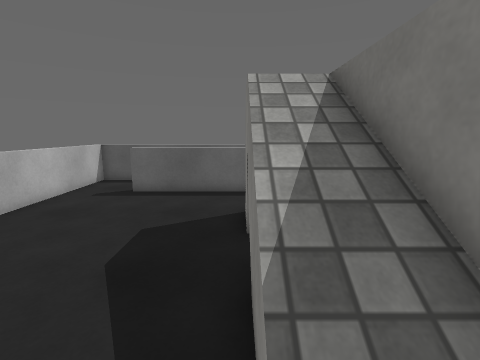
[1] (above)

17 first-person views from a walk through a 3-D level made in the Unity game engine. The camera is 1.3 m above the floor, tilts 10° down and sees 85° across. The floor is counted in squares, 0.5 m on a side. Each view is taken from the middle of a square. On the plan, view 1 faces up. The plan holds only what a view shows up to about 18 squares ahead; the rest is blank. The player is left out. Surface patterns are stand-ins for the level's own textures.

[2]
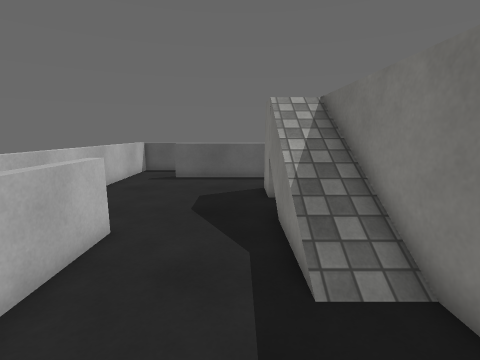

[3]
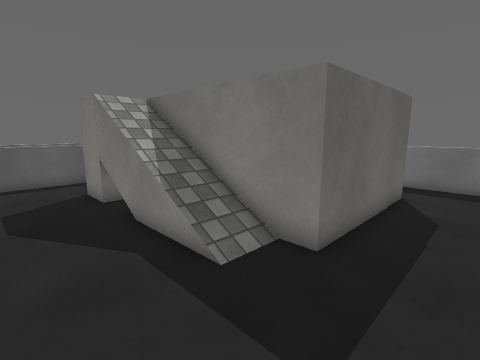

[4]
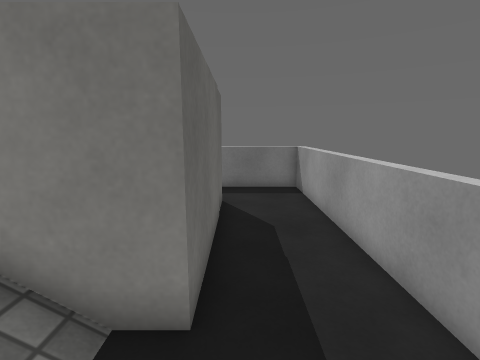

[5]
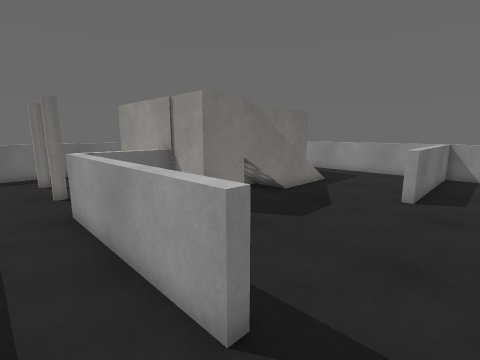

[6]
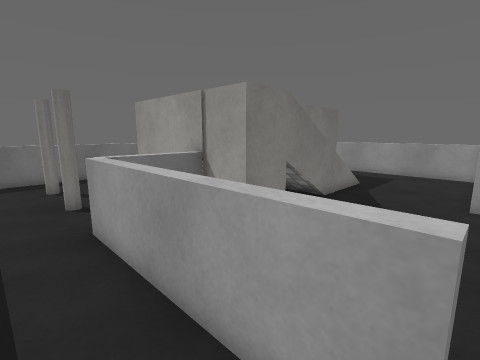

[7]
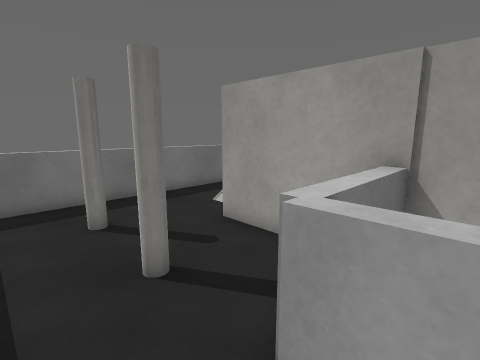

[8]
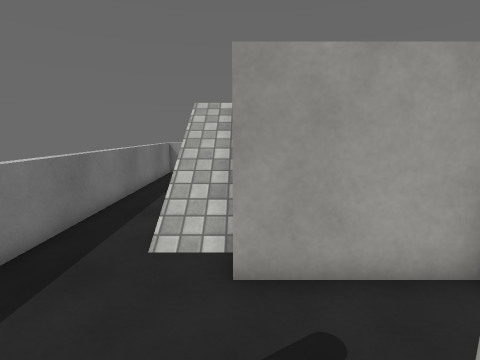

[9]
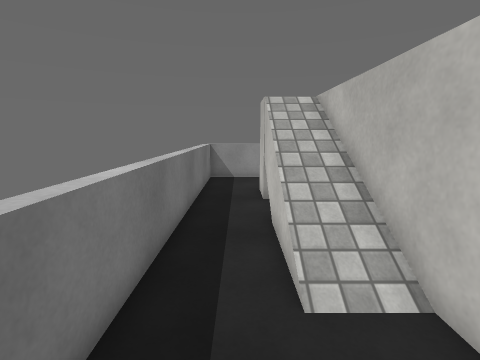

[10]
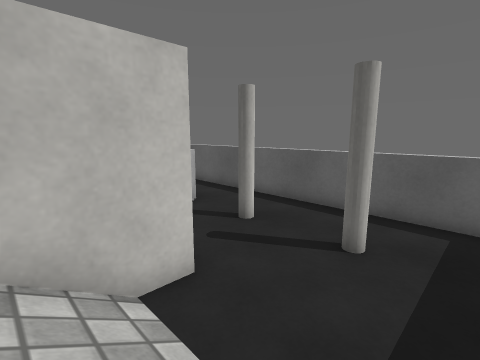

[11]
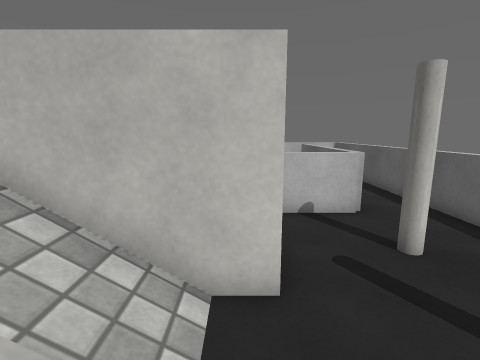

[12]
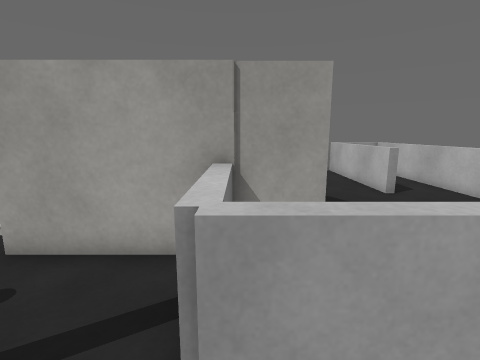

[13]
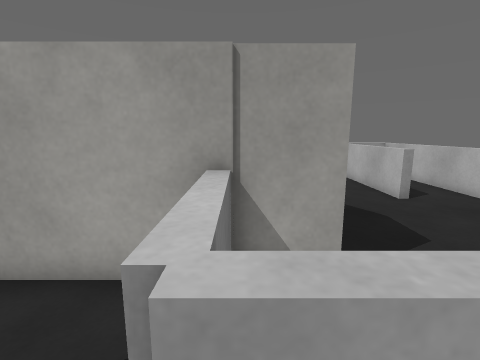

[14]
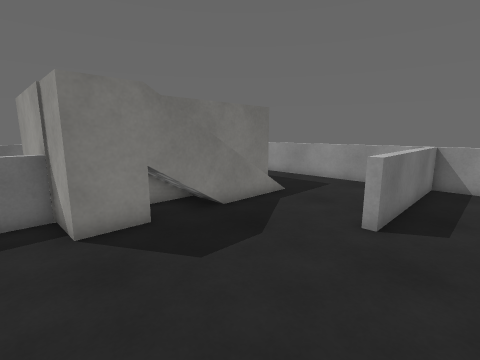

[15]
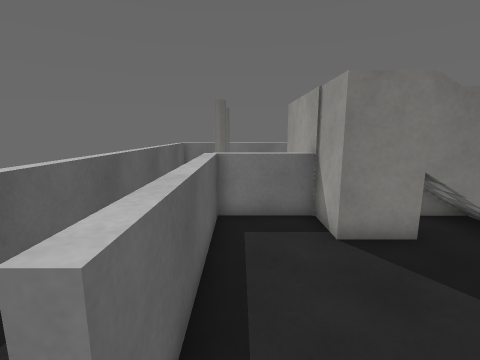

[16]
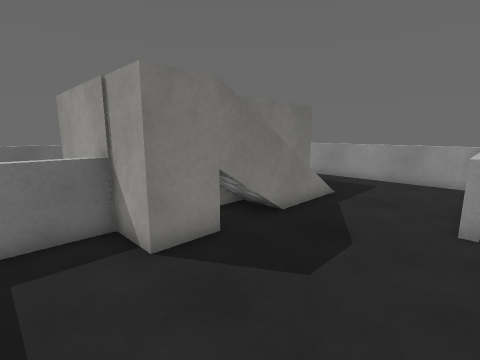

[17]
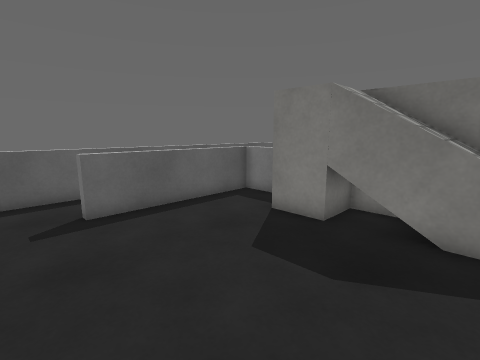

### Floor plan
Key: @ floor where view 1 was taken; # wall or solid block; . main floor; : floor 2 m higher than the main floor; / step, stairs or slope; = window, fence, low wall or low ledge; v drop or lower ground; C cylinder.
Columns run from 8 left of view 1 to 12 right of it. Each row starts with its distance up from view 1.
 15 #===================#
 14 =...................=
 13 =...................=
 12 =..========..CC..C..=
 11 =.........==........=
 10 =.........==........=
  9 =.........vvvvv#....=
  8 =........      v....=
  7 =........::    ///..=
  6 =.......///    ///..=
  5 =.......///    ///..=
  4 =.......//v    ///..=
  3 =..=....//v    ///..=
  2 =..==...//v    ///..=
  1 =..==...//v    ///..=
  0 =..==...@/v      :..=
 -1 =..==.....v:::::::..=
 -2 =..==...............=
 -3 =..==...............=
 -4 =..==...............=
 -5 #==##===============#

Positions as (right, up) in squares from view 1, and headings:
1: (0, 0), facing up
2: (-1, -4), facing up
3: (-3, -4), facing up-right
4: (-1, -2), facing right
5: (-7, 14), facing down-right
6: (-5, 14), facing down-right
7: (1, 14), facing down-right
8: (7, 13), facing down
9: (10, 11), facing down
10: (11, 6), facing up-left
11: (11, 8), facing left
12: (2, 14), facing down
13: (2, 13), facing down
14: (-7, 10), facing down-right
15: (-6, 11), facing right
16: (-5, 11), facing down-right
17: (-7, 3), facing up-right
